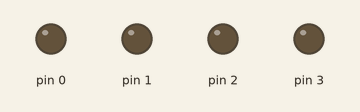
A sketch run on a simulated Arduino Uno, built with avr-gcc and run on an emulated ATmega328P. Parts: output pins drawn as LEDs (lit = HIGH).

Above: at 0.6 s.
At 3.0 s:
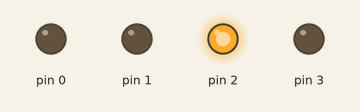
At 5.4 s:
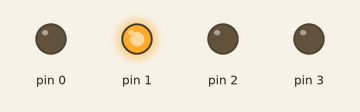
At 11.4 s:
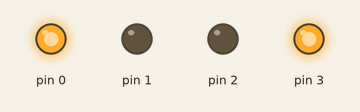
At 17.4 s:
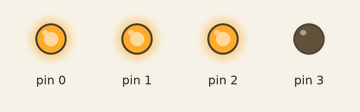
At 23.4 s:
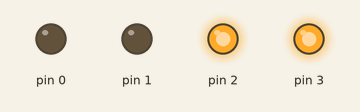
Timing chart, 0 to 25.0 s (numbered marks = the images above):
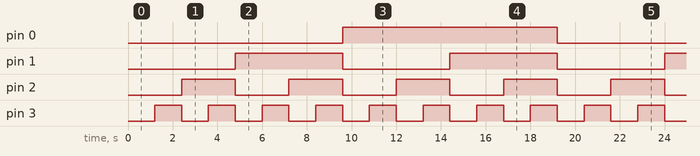

Measured:
- by itself, pin 0: alternates HIGH for 9.6 s and LOW for 9.6 s
- by itself, pin 1: alternates HIGH for 4.8 s and LOW for 4.8 s
- by itself, pin 2: alternates HIGH for 2.4 s and LOW for 2.4 s
- by itself, pin 3: alternates HIGH for 1.2 s and LOW for 1.2 s

The sketch:

pmcw_t5_6_fourbit_binary_counter1.ino
```cpp
// C++ code
//
  int l1=0;
  int l2=1;
  int l3=2;
  int l4=3;

void setup()
{
  pinMode(0, OUTPUT);
  pinMode(1, OUTPUT);
  pinMode(2, OUTPUT);
  pinMode(3, OUTPUT);
}

void loop()
{
  digitalWrite(0, LOW);
  digitalWrite(1, LOW);
  digitalWrite(2, LOW);
  digitalWrite(3, LOW);
  delay(1200);

  digitalWrite(0, LOW);
  digitalWrite(1, LOW);
  digitalWrite(2, LOW);
  digitalWrite(3, HIGH);
  delay(1200);

  digitalWrite(0, LOW);
  digitalWrite(1, LOW);
  digitalWrite(2, HIGH);
  digitalWrite(3, LOW);
  delay(1200);

  digitalWrite(0, LOW);
  digitalWrite(1, LOW);
  digitalWrite(2, HIGH);
  digitalWrite(3, HIGH);
  delay(1200);

  digitalWrite(0, LOW);
  digitalWrite(1, HIGH);
  digitalWrite(2, LOW);
  digitalWrite(3, LOW);
  delay(1200);

  digitalWrite(0, LOW);
  digitalWrite(1, HIGH);
  digitalWrite(2, LOW);
  digitalWrite(3, HIGH);
  delay(1200);

  digitalWrite(0, LOW);
  digitalWrite(1, HIGH);
  digitalWrite(2, HIGH);
  digitalWrite(3, LOW);
  delay(1200);

  digitalWrite(0, LOW);
  digitalWrite(1, HIGH);
  digitalWrite(2, HIGH);
  digitalWrite(3, HIGH);
  delay(1200);

  digitalWrite(0, HIGH);
  digitalWrite(1, LOW);
  digitalWrite(2, LOW);
  digitalWrite(3, LOW);
  delay(1200);

  digitalWrite(0, HIGH);
  digitalWrite(1, LOW);
  digitalWrite(2, LOW);
  digitalWrite(3, HIGH);
  delay(1200);

  digitalWrite(0, HIGH);
  digitalWrite(1, LOW);
  digitalWrite(2, HIGH);
  digitalWrite(3, LOW);
  delay(1200);

  digitalWrite(0, HIGH);
  digitalWrite(1, LOW);
  digitalWrite(2, HIGH);
  digitalWrite(3, HIGH);
  delay(1200);

  digitalWrite(0, HIGH);
  digitalWrite(1, HIGH);
  digitalWrite(2, LOW);
  digitalWrite(3, LOW);
  delay(1200);

  digitalWrite(0, HIGH);
  digitalWrite(1, HIGH);
  digitalWrite(2, LOW);
  digitalWrite(3, HIGH);
  delay(1200);

  digitalWrite(0, HIGH);
  digitalWrite(1, HIGH);
  digitalWrite(2, HIGH);
  digitalWrite(3, LOW);
  delay(1200);

  digitalWrite(0, HIGH);
  digitalWrite(1, HIGH);
  digitalWrite(2, HIGH);
  digitalWrite(3, HIGH);
  delay(1200);

}
```
